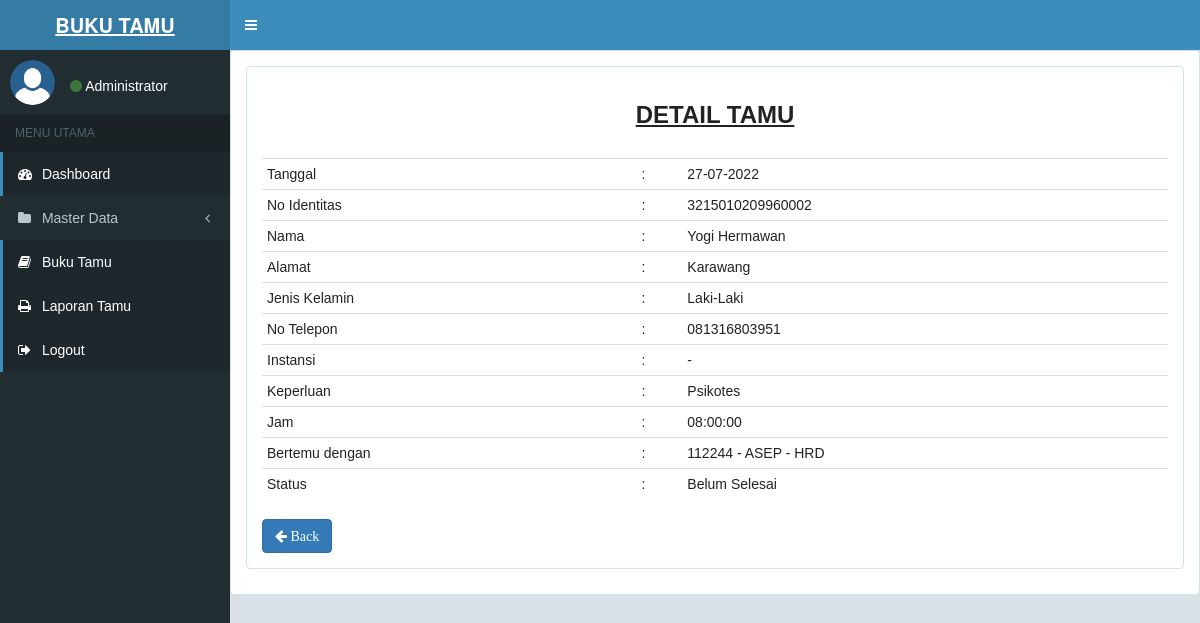
Screenshot of /views.php?page=detail_tamu&id_tamu=7 (signed in) with the database file from the repository.
### tables this page shows
CREATE TABLE `tbl_bukutamu` (
  `id_tamu` int(11) NOT NULL,
  `tanggal` date NOT NULL,
  `no_identitas` varchar(16) NOT NULL,
  `nama` varchar(30) NOT NULL,
  `alamat` varchar(200) NOT NULL,
  `jenis_kelamin` varchar(10) NOT NULL,
  `no_telp` varchar(16) NOT NULL,
  `instansi` varchar(200) NOT NULL,
  `keperluan` varchar(255) NOT NULL,
  `jam_datang` time NOT NULL,
  `jam_keluar` time NOT NULL,
  `bertemu` varchar(200) NOT NULL,
  `status` varchar(15) NOT NULL
);

### views.php (called while the page is built, shortened)
<?php
include_once('class/class.index.php');
	$main = new Index();
	$main -> views();
?>

### class/class.bukutamu.php (called while the page is built, shortened)
<?php
class BukuTamu{
	private $conn;
	private $table_name = "tbl_bukutamu";
	public $id_tamu;
	public function __construct($db){
		$this->conn = $db;
	}
	function readDetail(){
		$query = "SELECT * FROM ".$this->table_name." WHERE id_tamu =? LIMIT 0,1";
		$stmt = $this->conn->prepare( $query );
		$stmt->bindParam(1, $this->id_tamu);
		$stmt->execute();
		$row = $stmt->fetch(PDO::FETCH_ASSOC);
		$this->id_tamu = $row['id_tamu'];
		$this->tanggal = $row['tanggal'];
		$this->no_identitas = $row['no_identitas'];
		$this->nama = $row['nama'];
		$this->alamat = $row['alamat'];
		$this->jenis_kelamin = $row['jenis_kelamin'];
		$this->no_telp = $row['no_telp'];
		$this->instansi = $row['instansi'];
		$this->keperluan = $row['keperluan'];
		$this->jam_datang = $row['jam_datang'];
		$this->bertemu = $row['bertemu'];
		$this->status = $row['status'];
	}
}
?>

### views/detail_tamu.php (the view, shortened to what this page needs)
<?php
$config = new koneksi();
$db = $config->doKoneksi();
$id_tamu = isset($_GET['id_tamu']) ? $_GET['id_tamu'] : die('ERROR: missing ID.');
include_once("class/class.bukutamu.php");
$eks = new BukuTamu($db);
$eks->id_tamu = $id_tamu;
$eks->readDetail();
?>
<head>
	<link href="assets/js/datatables.min.css" rel="stylesheet">
	<link href="assets/css/bootstrap.min.css" rel="stylesheet">
	<link href="assets/css/bootstrap.datatable.css" rel="stylesheet">
	<link href="assets/css/style.css" rel="stylesheet">
</head>
<div class="content-utama">
	<center><h3><u><b>DETAIL TAMU</b></u></h3></center>
		<br><table class="table table-condensed">
				<tr>
					<td>Tanggal</td>
					<td>:</td>
					<td><?php echo date('d-m-Y', strtotime($eks->tanggal)) ?></td>
				</tr>
				<tr>
					<td>No Identitas</td>
					<td>:</td>
					<td><?php echo $eks->no_identitas; ?></td>
				</tr>
				<tr>
					<td>Nama</td>
					<td>:</td>
					<td><?php echo $eks->nama; ?></td>
				</tr>
				<tr>
					<td>Alamat</td>
					<td>:</td>
					<td><?php echo $eks->alamat; ?></td>
				</tr>
				<tr>
					<td>Jenis Kelamin</td>
					<td>:</td>
					<td><?php echo $eks->jenis_kelamin; ?></td>
				</tr>
				<tr>
					<td>No Telepon</td>
					<td>:</td>
					<td><?php echo $eks->no_telp; ?></td>
				</tr>
				<tr>
					<td>Instansi</td>
					<td>:</td>
					<td><?php echo $eks->instansi; ?></td>
				</tr>
				<tr>
					<td>Keperluan</td>
					<td>:</td>
					<td><?php echo $eks->keperluan; ?></td>
				</tr>
				<tr>
					<td>Jam</td>
					<td>:</td>
					<td><?php echo $eks->jam_datang; ?></td>
				</tr>
				<tr>
					<td>Bertemu dengan</td>
					<td>:</td>
					<td><?php echo $eks->bertemu; ?></td>
				</tr>
				<tr>
					<td>Status</td>
					<td>:</td>
					<td><?php echo $eks->status; ?></td>
				</tr>
		</table>
		<a href="?page=list_bukutamu" class="btn btn-primary fa fa-arrow-left"> Back</a> <br>
</div>

### assets/css/admin.css (style rules this page uses)
body { background:#d9e0e7; }
.content-utama { padding: 15px; background-color: #fff; border-radius: 4px; border : 1px solid #cfe3ed; z-index: auto; margin-bottom: 10px; min-height: 100px; }

### assets/css/style.css (style rules this page uses)
body { color:#222; font-family: 'lucida grande',tahoma,verdana,arial,sans-serif; font-size:14px; background-color:#d9e0e7; }

### rows the page displays
tbl_bukutamu: tanggal "27-07-2022", no_identitas "3215010209960002", nama "Yogi Hermawan", alamat "Karawang", jenis_kelamin "Laki-Laki", no_telp "081316803951", instansi "-", keperluan "Psikotes", jam_datang "08:00:00", bertemu "112244 - ASEP - HRD", status "Belum Selesai"

### other values shown
$_SESSION['level'] "Administrator"
